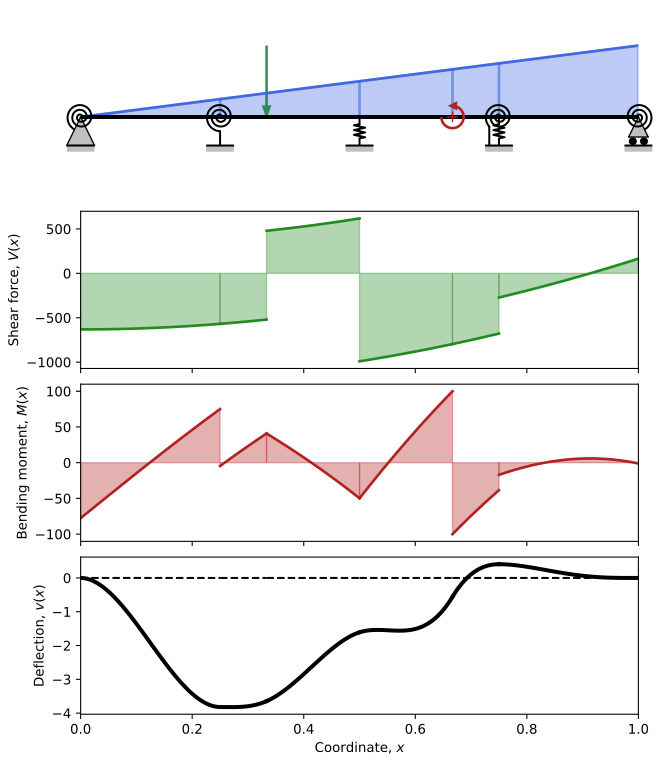

Here is the Python script that generated this plot:
import matplotlib.pyplot as plt

from sympy.abc import x

from symbeam import beam


L = 1         # Length of the beam in m
E = 210e3     # Young's modulus in Pa
I = 1e-6      # Moment of inertia in m^4
P = 1000      # Point load in N
M = 200       # Point moment in Nm
q = 2000      # Distributed load in N/m
kv = 1e3      # Transverse spring stiffness in N/m
ktheta = 1e3  # Rotational spring stiffness in Nm/rad
new_beam = beam(L)

# new_beam.set_young(x_start, x_end, value)
new_beam.set_young(0, L, E)

# new_beam.set_inertia(x_start, x_end, value)
new_beam.set_inertia(0, L, I)

# new_beam.add_support(x_coord, type)
new_beam.add_support(0, "pin")
new_beam.add_support(L, "roller")

# new_beam.add_point_load(x_coord, magnitude)
# new_beam.add_point_moment(x_coord, magnitude)
# new_beam.add_distributed_load(x_start, x_end, expression)
new_beam.add_point_load(L / 3, -P)
new_beam.add_point_moment(2 * L / 3, M)
new_beam.add_distributed_load(0, L, -q * x / L)

# new_beam.add_transverse_spring(x_coord, k_v)
# new_beam.add_rotational_spring(x_coord, k_theta)
new_beam.add_rotational_spring(0, ktheta)
new_beam.add_transverse_spring(L / 2, kv)
new_beam.add_rotational_spring(L / 4, ktheta)
new_beam.add_transverse_spring(3 * L / 4, kv)
new_beam.add_rotational_spring(3 * L / 4, ktheta)
new_beam.add_rotational_spring(L, ktheta)

new_beam.solve()

new_beam.plot()

plt.savefig(__file__.split(".py")[0] + ".svg")
